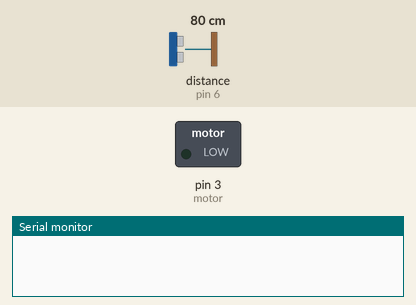
A sketch run on a simulated Arduino Uno, built with avr-gcc and run on an emulated ATmega328P. On the bench: switched loads named in the sketch (green lamp = pin HIGH), the last lines printed to the serial monitor. Wiring (inferred from the names in the program): ultrasonic range finder: trigger pin 5; echo pin 6. The inputs (shaded band) are chosen by the test bench; at power-on: distance to the obstacle (sensor on pin 6) 80 cm. The echo pulse lasts 58.3 µs per cm; pins used as bus, display or sensor lines are not drawn.

Above: at 0.1 s.
At 10.1 s:
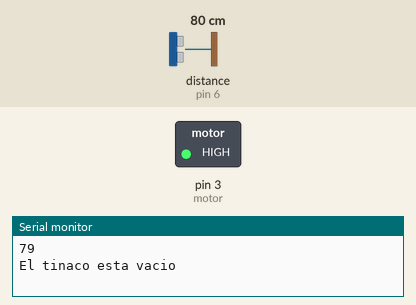
Timing chart, 0 to 11.6 s (numbered marks = the images above):
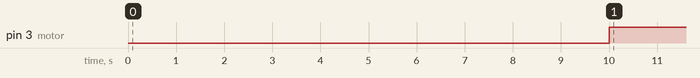

The sketch:

codigo_bomba-sensor.ino
```cpp
int led1 = 10;
int led2 = 11;
int trigger = 5; //salida de onda
int echo = 6; //retorno de la onda
long distancia;
long tiempo;
int motor = 3;

void setup()
{
  Serial.begin(9600);
  pinMode(trigger, OUTPUT);
  pinMode(echo, INPUT);
  digitalWrite(trigger, LOW);
  pinMode(motor, OUTPUT);
  analogWrite(motor, 0);
}

void loop()
{
  digitalWrite(trigger, HIGH);
  delayMicroseconds(10);
  digitalWrite(trigger, LOW);
  tiempo = pulseIn (echo, HIGH); //ASGINA EL TIEMPO
  distancia = tiempo / 59;
  delay(10000);

  if(distancia <= 7){
    digitalWrite(motor, LOW);
    Serial.println(distancia);
    Serial.println("El tinaco esta lleno");
  } else {
    if (distancia >= 7);
    digitalWrite(motor, HIGH);
    Serial.println(distancia);
    Serial.println("El tinaco esta vacio");
  }//FIN DEL IF-ELSE
}//FIN DEL LOOP
```

Measured:
- by itself, pin 3 (motor): LOW → HIGH at 10.0 s
